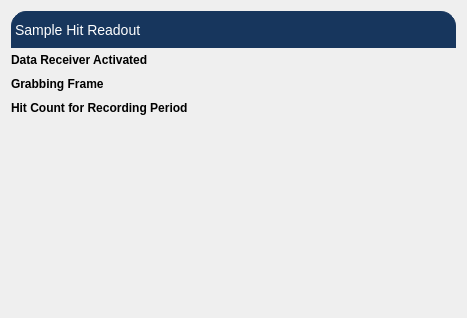
<?xml version="1.0" encoding="UTF-8"?>
<ui version="4.0">
 <class>Form</class>
 <widget class="QWidget" name="Form">
  <property name="geometry">
   <rect>
    <x>0</x>
    <y>0</y>
    <width>467</width>
    <height>318</height>
   </rect>
  </property>
  <property name="windowTitle">
   <string>Form</string>
  </property>
  <layout class="QVBoxLayout" name="verticalLayout_2">
   <item>
    <layout class="QVBoxLayout" name="verticalLayout">
     <property name="spacing">
      <number>0</number>
     </property>
     <item>
      <widget class="QLabel" name="label">
       <property name="styleSheet">
        <string notr="true">QLabel {
 qproperty-alignment: AlignCenter;
 border: 1px solid #FF17365D;
 border-top-left-radius: 15px;
 border-top-right-radius: 15px;
 background-color: #FF17365D;
 padding: 5px 0px;
 color: rgb(255, 255, 255);
 max-height: 25px;
 font-size: 14px;
}</string>
       </property>
       <property name="text">
        <string>Sample Hit Readout</string>
       </property>
      </widget>
     </item>
     <item>
      <layout class="QFormLayout" name="formLayout">
       <property name="labelAlignment">
        <set>Qt::AlignLeading|Qt::AlignLeft|Qt::AlignVCenter</set>
       </property>
       <property name="verticalSpacing">
        <number>10</number>
       </property>
       <property name="topMargin">
        <number>5</number>
       </property>
       <item row="0" column="0">
        <widget class="QLabel" name="label_2">
         <property name="font">
          <font>
           <weight>75</weight>
           <bold>true</bold>
          </font>
         </property>
         <property name="text">
          <string>Data Receiver Activated</string>
         </property>
        </widget>
       </item>
       <item row="0" column="1">
        <widget class="PyDMByteIndicator" name="PyDMByteIndicator">
         <property name="toolTip">
          <string/>
         </property>
         <property name="alarmSensitiveContent" stdset="0">
          <bool>false</bool>
         </property>
         <property name="alarmSensitiveBorder" stdset="0">
          <bool>true</bool>
         </property>
         <property name="PyDMToolTip" stdset="0">
          <string/>
         </property>
         <property name="channel" stdset="0">
          <string>{DataReceiver}.Receiving</string>
         </property>
         <property name="showLabels" stdset="0">
          <bool>false</bool>
         </property>
         <property name="bigEndian" stdset="0">
          <bool>false</bool>
         </property>
         <property name="circles" stdset="0">
          <bool>true</bool>
         </property>
         <property name="numBits" stdset="0">
          <number>1</number>
         </property>
         <property name="shift" stdset="0">
          <number>0</number>
         </property>
         <property name="labels" stdset="0">
          <stringlist>
           <string>Bit 0</string>
          </stringlist>
         </property>
        </widget>
       </item>
       <item row="1" column="0">
        <widget class="QLabel" name="label_3">
         <property name="font">
          <font>
           <weight>75</weight>
           <bold>true</bold>
          </font>
         </property>
         <property name="text">
          <string>Grabbing Frame</string>
         </property>
        </widget>
       </item>
       <item row="1" column="1">
        <widget class="PyDMByteIndicator" name="PyDMByteIndicator_2">
         <property name="toolTip">
          <string/>
         </property>
         <property name="alarmSensitiveContent" stdset="0">
          <bool>false</bool>
         </property>
         <property name="alarmSensitiveBorder" stdset="0">
          <bool>true</bool>
         </property>
         <property name="PyDMToolTip" stdset="0">
          <string/>
         </property>
         <property name="channel" stdset="0">
          <string>{DataReceiver}.GrabFrame</string>
         </property>
         <property name="showLabels" stdset="0">
          <bool>false</bool>
         </property>
         <property name="bigEndian" stdset="0">
          <bool>false</bool>
         </property>
         <property name="circles" stdset="0">
          <bool>true</bool>
         </property>
         <property name="numBits" stdset="0">
          <number>1</number>
         </property>
         <property name="shift" stdset="0">
          <number>0</number>
         </property>
         <property name="labels" stdset="0">
          <stringlist>
           <string>Bit 0</string>
          </stringlist>
         </property>
        </widget>
       </item>
       <item row="2" column="0">
        <widget class="QLabel" name="label_4">
         <property name="font">
          <font>
           <weight>75</weight>
           <bold>true</bold>
          </font>
         </property>
         <property name="text">
          <string>Hit Count for Recording Period</string>
         </property>
        </widget>
       </item>
       <item row="2" column="1">
        <widget class="PyDMLabel" name="PyDMLabel">
         <property name="toolTip">
          <string/>
         </property>
         <property name="precision" stdset="0">
          <number>0</number>
         </property>
         <property name="showUnits" stdset="0">
          <bool>false</bool>
         </property>
         <property name="precisionFromPV" stdset="0">
          <bool>true</bool>
         </property>
         <property name="alarmSensitiveContent" stdset="0">
          <bool>false</bool>
         </property>
         <property name="alarmSensitiveBorder" stdset="0">
          <bool>true</bool>
         </property>
         <property name="PyDMToolTip" stdset="0">
          <string/>
         </property>
         <property name="channel" stdset="0">
          <string>{DataReceiver}.HitCount</string>
         </property>
         <property name="enableRichText" stdset="0">
          <bool>false</bool>
         </property>
        </widget>
       </item>
      </layout>
     </item>
    </layout>
   </item>
  </layout>
 </widget>
 <customwidgets>
  <customwidget>
   <class>PyDMLabel</class>
   <extends>QLabel</extends>
   <header>pydm.widgets.label</header>
  </customwidget>
  <customwidget>
   <class>PyDMByteIndicator</class>
   <extends>QWidget</extends>
   <header>pydm.widgets.byte</header>
  </customwidget>
 </customwidgets>
 <resources/>
 <connections/>
</ui>
